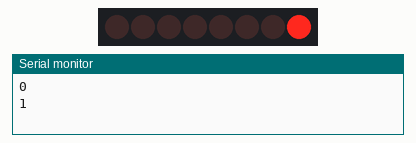
Recording of a sketch running on a simulated Arduino Uno, built with avr-gcc and run on an emulated ATmega328P. Shown: 8 shift-register outputs drawn as a row of LEDs (first output left, lit = HIGH), the last lines printed to the serial monitor. Wiring (inferred from the names in the program): shift register (74HC595): data pin 12; shift clock pin 9; latch pin 11. Wiring (inferred from the signals the program sends): row of LEDs: on Q0, Q1, Q2, Q3, Q4, Q5, Q6, Q7.

Above: at 0.6 s.
At 5.1 s:
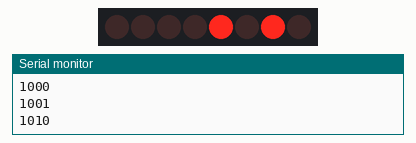
At 10.1 s:
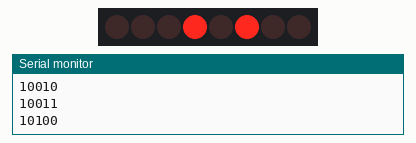
At 19.6 s:
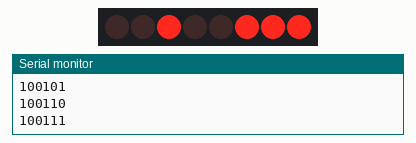
At 29.1 s:
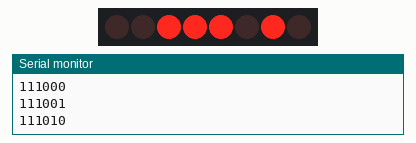
At 39.1 s:
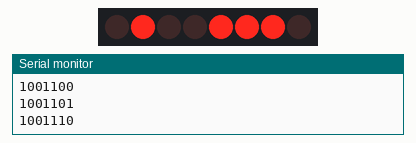
Timing chart, 0 to 40.0 s (numbered marks = the images above):
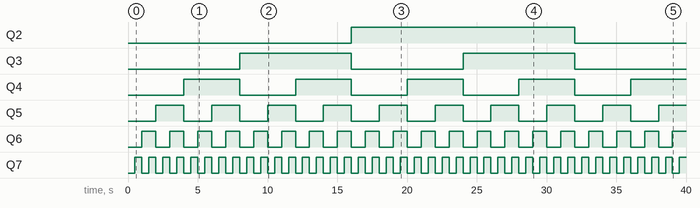

The sketch:

binary_counter_with_74HC595.ino
```cpp
// int latchPin = 11;
// int clockPin = 9;
// int dataPin = 12;
// int delay_time = 500;

// byte LEDs = 0b00000000;

// void setup() {
//   // put your setup code here, to run once:
//   Serial.begin(9600);
//   pinMode(latchPin, OUTPUT);
//   pinMode(dataPin, OUTPUT);
//   pinMode(dataPin, OUTPUT);
// }

// void loop() {
//   // put your main code here, to run repeatedly:
//   digitalWrite(latchPin, LOW);
//   shiftOut(dataPin, clockPin, LSBFIRST, LEDs);
//   digitalWrite(latchPin, HIGH);
//   delay(delay_time);
//   Serial.println(LEDs, BIN);
//   LEDs = LEDs + 1;
// }


int latchPin=11;
int clockPin=9;
int dataPin=12;
int dt=500;

byte LED1s=0b00000000;


void setup() {
  // put your setup code here, to run once:
Serial.begin(9600);
pinMode(latchPin,OUTPUT);
pinMode(dataPin,OUTPUT);
pinMode(clockPin,OUTPUT);
}

void loop() {
  // put your main code here, to run repeatedly:
digitalWrite(latchPin,LOW);
shiftOut(dataPin,clockPin,LSBFIRST,LED1s);
digitalWrite(latchPin,HIGH);

Serial.println(LED1s,BIN);
delay(dt);
LED1s=LED1s+1;
}
```

Measured:
- by itself, Q2: LOW → HIGH at 16.0 s, → LOW 16.0 s later
- by itself, Q3: alternates HIGH for 8.0 s and LOW for 8.0 s
- by itself, Q4: alternates HIGH for 4.0 s and LOW for 4.0 s
- by itself, Q5: alternates HIGH for 2.0 s and LOW for 2.0 s
- by itself, Q6: alternates HIGH for 1.0 s and LOW for 1.0 s
- by itself, Q7: alternates HIGH for 0.50 s and LOW for 0.50 s
